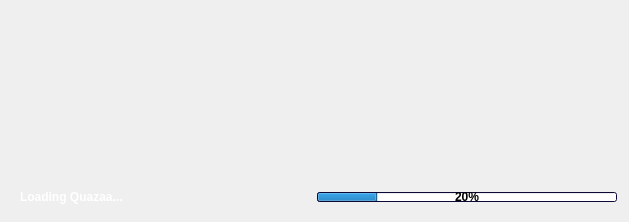
            <widget class="QWidget" name="scrollAreaWidgetContents">
             <property name="geometry">
              <rect>
               <x>0</x>
               <y>0</y>
               <width>625</width>
               <height>218</height>
              </rect>
             </property>
             <layout class="QGridLayout" name="gridLayout_28">
              <item row="0" column="0">
               <widget class="QFrame" name="frameSplashBackground">
                <property name="minimumSize">
                 <size>
                  <width>607</width>
                  <height>200</height>
                 </size>
                </property>
                <property name="maximumSize">
                 <size>
                  <width>607</width>
                  <height>200</height>
                 </size>
                </property>
                <property name="styleSheet">
                 <string notr="true">QFrame {
	border-image: url(:/Resource/Splash.png) repeat;
}</string>
                </property>
                <layout class="QGridLayout" name="gridLayout_26">
                 <property name="sizeConstraint">
                  <enum>QLayout::SetFixedSize</enum>
                 </property>
                 <property name="margin">
                  <number>0</number>
                 </property>
                 <property name="spacing">
                  <number>0</number>
                 </property>
                 <item row="1" column="0">
                  <widget class="QFrame" name="frameSplashFooter">
                   <property name="styleSheet">
                    <string notr="true">QFrame {
	border-image: url(:/Resource/HeaderBackground.png) repeat;
	min-height: 28;
	max-height: 28;
	min-width: 605px;
	max-width: 605px;
}</string>
                   </property>
                   <property name="frameShape">
                    <enum>QFrame::NoFrame</enum>
                   </property>
                   <property name="frameShadow">
                    <enum>QFrame::Raised</enum>
                   </property>
                   <layout class="QGridLayout" name="gridLayout_25">
                    <property name="horizontalSpacing">
                     <number>2</number>
                    </property>
                    <property name="verticalSpacing">
                     <number>0</number>
                    </property>
                    <property name="margin">
                     <number>0</number>
                    </property>
                    <item row="0" column="0" rowspan="3">
                     <widget class="QLabel" name="labelSplashStatus">
                      <property name="sizePolicy">
                       <sizepolicy hsizetype="MinimumExpanding" vsizetype="Preferred">
                        <horstretch>0</horstretch>
                        <verstretch>0</verstretch>
                       </sizepolicy>
                      </property>
                      <property name="styleSheet">
                       <string notr="true">font-weight: bold;
color: white;
background-color: transparent;
padding-left: 5px;</string>
                      </property>
                      <property name="text">
                       <string>Loading Quazaa...</string>
                      </property>
                     </widget>
                    </item>
                    <item row="1" column="2">
                     <widget class="QProgressBar" name="progressBarSplashStatus">
                      <property name="sizePolicy">
                       <sizepolicy hsizetype="MinimumExpanding" vsizetype="Fixed">
                        <horstretch>1</horstretch>
                        <verstretch>0</verstretch>
                       </sizepolicy>
                      </property>
                      <property name="maximumSize">
                       <size>
                        <width>300</width>
                        <height>10</height>
                       </size>
                      </property>
                      <property name="palette">
                       <palette>
                        <active>
                         <colorrole role="WindowText">
                          <brush brushstyle="SolidPattern">
                           <color alpha="255">
                            <red>255</red>
                            <green>255</green>
                            <blue>255</blue>
                           </color>
                          </brush>
                         </colorrole>
                         <colorrole role="Window">
                          <brush brushstyle="SolidPattern">
                           <color alpha="255">
                            <red>17</red>
                            <green>13</green>
                            <blue>75</blue>
                           </color>
                          </brush>
                         </colorrole>
                        </active>
                        <inactive>
                         <colorrole role="WindowText">
                          <brush brushstyle="SolidPattern">
                           <color alpha="255">
                            <red>255</red>
                            <green>255</green>
                            <blue>255</blue>
                           </color>
                          </brush>
                         </colorrole>
                         <colorrole role="Window">
                          <brush brushstyle="SolidPattern">
                           <color alpha="255">
                            <red>17</red>
                            <green>13</green>
                            <blue>75</blue>
                           </color>
                          </brush>
                         </colorrole>
                        </inactive>
                        <disabled>
                         <colorrole role="WindowText">
                          <brush brushstyle="SolidPattern">
                           <color alpha="255">
                            <red>118</red>
                            <green>116</green>
                            <blue>108</blue>
                           </color>
                          </brush>
                         </colorrole>
                         <colorrole role="Window">
                          <brush brushstyle="SolidPattern">
                           <color alpha="255">
                            <red>17</red>
                            <green>13</green>
                            <blue>75</blue>
                           </color>
                          </brush>
                         </colorrole>
                        </disabled>
                       </palette>
                      </property>
                      <property name="styleSheet">
                       <string notr="true">font-weight: bold;
max-height: 10px;
min-height: 10px;
max-width: 300px;
min-width: 300px;</string>
                      </property>
                      <property name="value">
                       <number>20</number>
                      </property>
                     </widget>
                    </item>
                    <item row="1" column="1">
                     <spacer name="horizontalSpacerSplashFooter">
                      <property name="orientation">
                       <enum>Qt::Horizontal</enum>
                      </property>
                      <property name="sizeHint" stdset="0">
                       <size>
                        <width>0</width>
                        <height>0</height>
                       </size>
                      </property>
                     </spacer>
                    </item>
                   </layout>
                  </widget>
                 </item>
                 <item row="0" column="0">
                  <widget class="QLabel" name="labelSplashlLogo">
                   <property name="styleSheet">
                    <string notr="true">background-color: transparent;
min-height: 172px;
max-height: 172px;
min-width: 605px;
max-width: 605px;
border-image: url(:/Resource/QuazaaLogo.png);</string>
                   </property>
                   <property name="text">
                    <string/>
                   </property>
                  </widget>
                 </item>
                </layout>
               </widget>
              </item>
             </layout>
            </widget>
